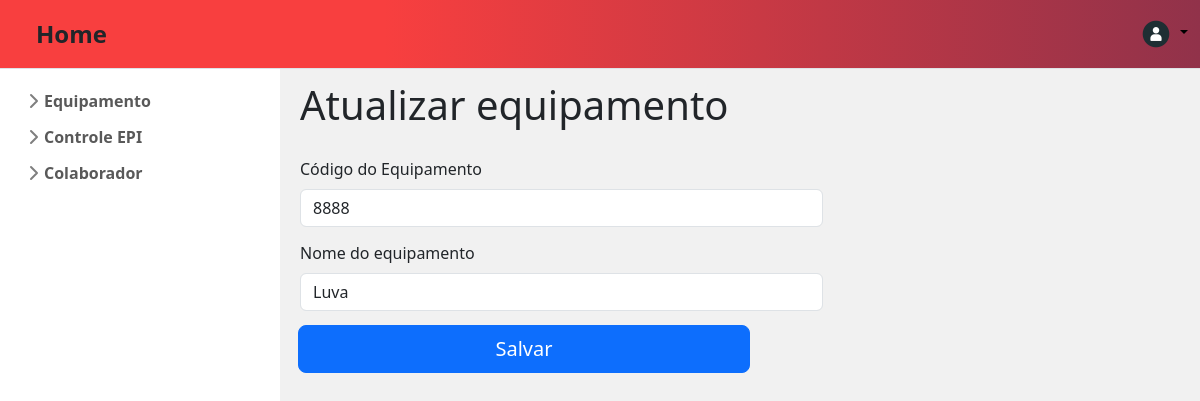
The page /editarEquipamento/1 on the database as committed earlier.
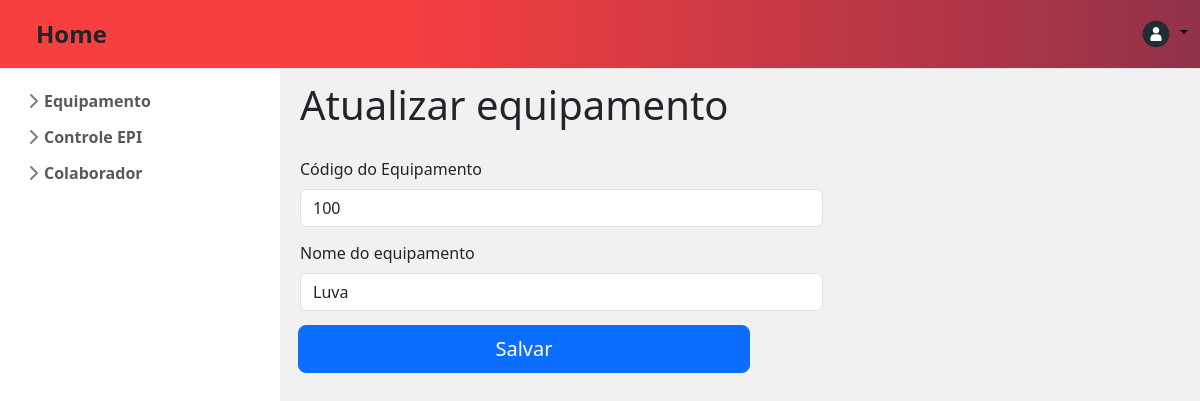
The same page on the database as committed later.
### app_produtos/models.py (models this page shows, shortened)
class CadastrarEquipamento(models.Model):
    cod_equipamento = models.IntegerField()
    nome_equipamento = models.CharField(max_length=100)

### app_produtos/views.py (the view, shortened to what this page needs)
# urls.py: path("editarEquipamento/<int:id>", views.editar_equipamento, name="editar_equipamento"),
def editar_equipamento(request, id):
    equipamento = CadastrarEquipamento.objects.get(id=id)
    message_type = None
    message_content = None
    return render(request, 'app_produtos/globals/editarEquipamento.html', {
        "item": equipamento,
        "message_type": message_type,
        "message_content": message_content
    })

### app_produtos/templates/app_produtos/globals/editarEquipamento.html (shortened to what this page needs)
{% extends "app_produtos/index.html" %}
{% block content %}
<h1>Atualizar equipamento</h1>
  <form action={% url "editar_equipamento" item.id %} method="post" class="needs-validation" novalidate>
    <div class="row g-1" style="gap: 10px; padding-top: 20px;">
        <div class="col-sm-7">
        <label for="cod_equipamento" class="form-label">Código do Equipamento</label>
        <input type="number" class="form-control" name="cod_equipamento" id="cod_equipamento" value="{{ item.cod_equipamento }}" />
        </div>
        <div class="col-7">
        <label for="nome_equipamento" class="form-label">Nome do equipamento</label>
        <input type="text" class="form-control" name="nome_equipamento" id="nome_equipamento" value="{{ item.nome_equipamento }}"/>
        </div>
        <button class="w-50 btn btn-primary btn-lg" type="submit">Salvar</button>
    </div>
</form>
{% endblock content %}

Rows that differ between the two databases and show on the page:
changed CadastrarEquipamento "Luva": cod_equipamento "8888" → "100"
